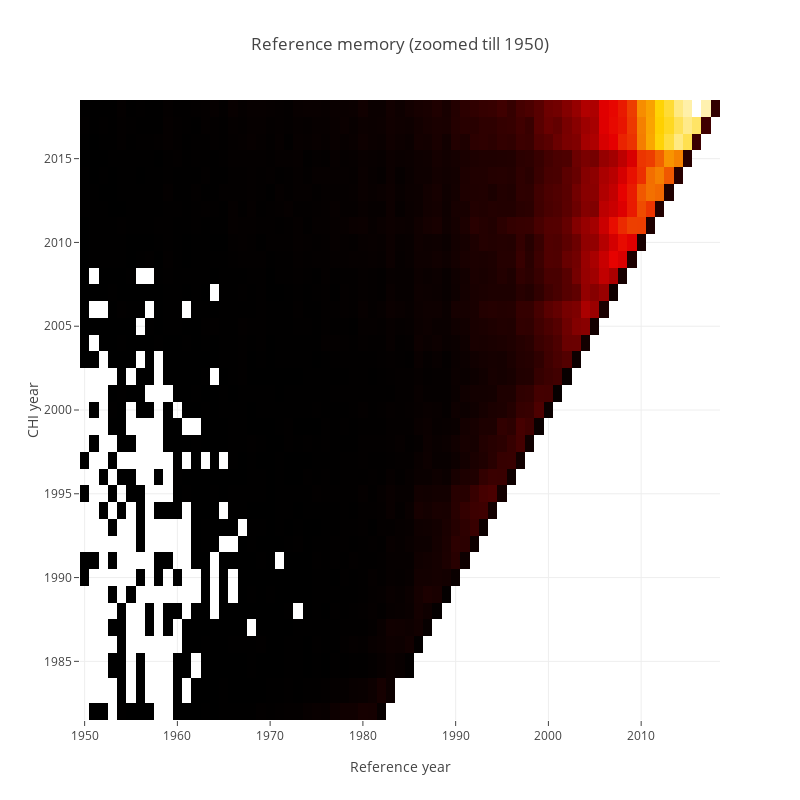

This figure's notebook cell:
### Code cell
LOOKBACK = 1950

heatmap_df = reference_memory[reference_memory.year_ref >= LOOKBACK] \
            .pivot(index='year_chi', columns='year_ref', values='paperid')

trace0 = go.Heatmap(z=heatmap_df.values.tolist(),
                   x=heatmap_df.columns,
                   y=heatmap_df.index,
                   colorscale='Hot',
                   showscale=False)

layout = dict(title='Reference memory (zoomed till %s)' % LOOKBACK,
              width=800, height=800,
              xaxis=dict(title='Reference year'),
              yaxis=dict(title='CHI year'))

fig = go.Figure(data=[trace0], layout=layout)
plotly.offline.iplot(fig)
pio.write_image(fig, 'reports/images/chi_reference_memory_%s.png' % LOOKBACK)

### Figure 1 — Plotly figure (JSON) as saved in the notebook; plotly's stock layout.template omitted (floating-point values rounded to 4 significant figures; data arrays with more than 128 entries replaced by an {"elided": "..."} marker saying what was removed)
{"data": [{"colorscale": "Hot", "showscale": false, "type": "heatmap", "uid": "b43642f4-488b-480f-95d3-d10e5ff30a47", "x": [1950, 1951, 1952, 1953, 1954, 1955, 1956, 1957, 1958, 1959, 1960, 1961, 1962, 1963, 1964, 1965, 1966, 1967, 1968, 1969, 1970, 1971, 1972, 1973, 1974, 1975, 1976, 1977, 1978, 1979, 1980, 1981, 1982, 1983, 1984, 1985, 1986, 1987, 1988, 1989, 1990, 1991, 1992, 1993, 1994, 1995, 1996, 1997, 1998, 1999, 2000, 2001, 2002, 2003, 2004, 2005, 2006, 2007, 2008, 2009, 2010, 2011, 2012, 2013, 2014, 2015, 2016, 2017, 2018], "y": [1982, 1983, 1985, 1986, 1987, 1988, 1989, 1990, 1991, 1992, 1993, 1994, 1995, 1996, 1997, 1998, 1999, 2000, 2001, 2002, 2003, 2004, 2005, 2006, 2007, 2008, 2009, 2010, 2011, 2012, 2013, 2014, 2015, 2016, 2017, 2018], "z": {"elided": "36x69 int values"}}], "layout": {"height": 800, "title": {"text": "Reference memory (zoomed till 1950)"}, "width": 800, "xaxis": {"title": {"text": "Reference year"}}, "yaxis": {"title": {"text": "CHI year"}}}}
